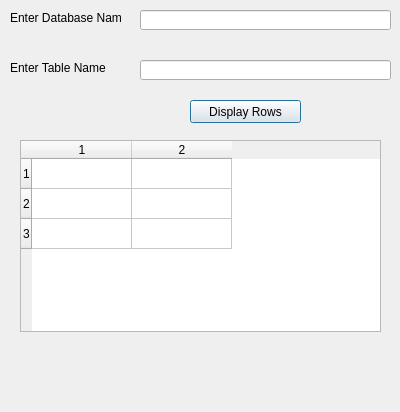
<?xml version="1.0" encoding="UTF-8"?>
<ui version="4.0">
 <class>Dialog</class>
 <widget class="QDialog" name="Dialog">
  <property name="geometry">
   <rect>
    <x>0</x>
    <y>0</y>
    <width>400</width>
    <height>412</height>
   </rect>
  </property>
  <property name="windowTitle">
   <string>Dialog</string>
  </property>
  <widget class="QLabel" name="label">
   <property name="geometry">
    <rect>
     <x>10</x>
     <y>10</y>
     <width>111</width>
     <height>16</height>
    </rect>
   </property>
   <property name="text">
    <string>Enter Database Name</string>
   </property>
  </widget>
  <widget class="QLabel" name="label_2">
   <property name="geometry">
    <rect>
     <x>10</x>
     <y>60</y>
     <width>141</width>
     <height>16</height>
    </rect>
   </property>
   <property name="text">
    <string>Enter Table Name</string>
   </property>
  </widget>
  <widget class="QLineEdit" name="lineEditDBName">
   <property name="geometry">
    <rect>
     <x>140</x>
     <y>10</y>
     <width>251</width>
     <height>20</height>
    </rect>
   </property>
  </widget>
  <widget class="QLineEdit" name="lineEditTableName">
   <property name="geometry">
    <rect>
     <x>140</x>
     <y>60</y>
     <width>251</width>
     <height>20</height>
    </rect>
   </property>
  </widget>
  <widget class="QPushButton" name="pushButtonDisplayRows">
   <property name="geometry">
    <rect>
     <x>190</x>
     <y>100</y>
     <width>111</width>
     <height>23</height>
    </rect>
   </property>
   <property name="text">
    <string>Display Rows</string>
   </property>
  </widget>
  <widget class="QLabel" name="labelResponse">
   <property name="geometry">
    <rect>
     <x>20</x>
     <y>350</y>
     <width>361</width>
     <height>41</height>
    </rect>
   </property>
   <property name="text">
    <string/>
   </property>
  </widget>
  <widget class="QTableWidget" name="tableWidget">
   <property name="geometry">
    <rect>
     <x>20</x>
     <y>140</y>
     <width>361</width>
     <height>192</height>
    </rect>
   </property>
   <property name="rowCount">
    <number>3</number>
   </property>
   <property name="columnCount">
    <number>2</number>
   </property>
   <row/>
   <row/>
   <row/>
   <column/>
   <column/>
  </widget>
 </widget>
 <resources/>
 <connections/>
</ui>
